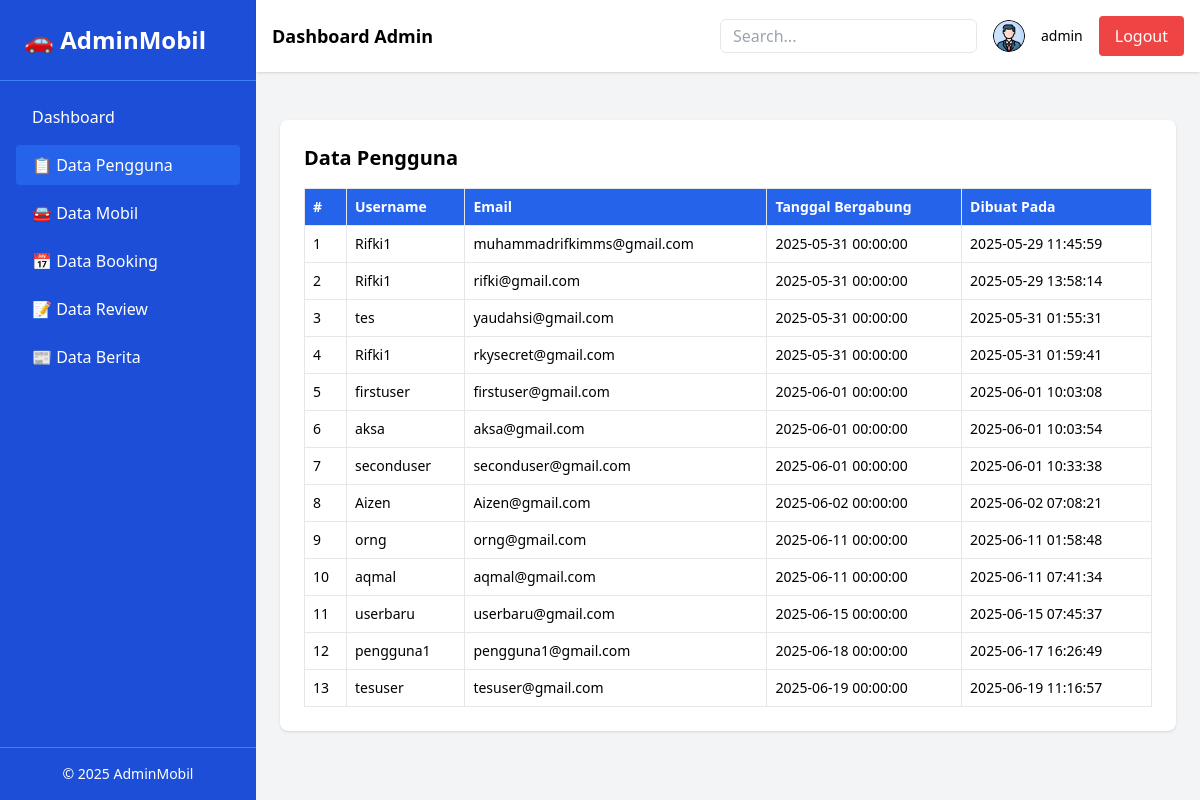
Page /admin/dataPengguna.php (signed in) on the committed database.
### tables this page shows
CREATE TABLE `users` (
  `id` int(11) NOT NULL,
  `username` varchar(50) NOT NULL,
  `email` varchar(100) NOT NULL,
  `contact` varchar(20) DEFAULT '-',
  `join_date` timestamp NOT NULL DEFAULT current_timestamp(),
  `password` varchar(255) NOT NULL,
  `created_at` timestamp NOT NULL DEFAULT current_timestamp()
);

### admin/dataPengguna.php (the view, shortened to what this page needs)
<?php
$koneksi = new mysqli("localhost", "root", "", "showroom");
$result = $koneksi->query("SELECT * FROM users");
?>
<!DOCTYPE html>
<html lang="id">
<head>
  <script src="https://cdn.tailwindcss.com"></script>
  <link rel="stylesheet" href="https://cdnjs.cloudflare.com/ajax/libs/font-awesome/6.5.0/css/all.min.css">
</head>
<body class="bg-gray-100 min-h-screen">
  <div class="flex min-h-screen">
    <aside class="w-64 bg-blue-700 text-white flex flex-col">
      <div class="p-6 text-2xl font-bold border-b border-blue-500">🚗 AdminMobil</div>
      <nav class="flex-1 p-4 space-y-2">
        <a href="dashboardAdmin.php" class="block px-4 py-2 rounded hover:bg-blue-600">Dashboard</a>
        <a href="dataPengguna.php" class="block px-4 py-2 rounded bg-blue-600">📋 Data Pengguna</a>
        <a href="dataMobil.php" class="block px-4 py-2 rounded hover:bg-blue-600">🚘 Data Mobil</a>
        <a href="dataBooking.php" class="block px-4 py-2 rounded hover:bg-blue-600">📅 Data Booking</a>
        <a href="dataReview.php" class="block px-4 py-2 rounded hover:bg-blue-600">📝 Data Review</a>
        <a href="dataBerita.php" class="block px-4 py-2 rounded hover:bg-blue-600">📰 Data Berita</a>
      </nav>
      <div class="p-4 text-sm text-center border-t border-blue-500">&copy; 2025 AdminMobil</div>
    </aside>
    <div class="flex-1 flex flex-col">
      <header class="bg-white p-4 shadow flex justify-between items-center mb-6">
        <div class="text-lg font-semibold">Dashboard Admin</div>
        <div class="flex items-center space-x-4">
          <input type="text" placeholder="Search..." class="px-3 py-1 border rounded-md" />
          <img src="assets/img/logo.png" alt="Admin" class="w-8 h-8 rounded-full" />
          <span class="text-sm"><?= htmlspecialchars($_SESSION['admin_username']) ?></span>
          <button id="btn-logout" class="px-4 py-2 rounded bg-red-500 hover:bg-red-600 text-white">Logout</button>
        </div>
      </header>
      <main class="p-6 overflow-auto">
        <div class="bg-white shadow rounded-lg p-6">
          <div class="flex justify-between items-center mb-4">
            <h2 class="text-xl font-semibold">Data Pengguna</h2>
          </div>
          <div class="overflow-x-auto">
            <table class="min-w-full text-sm text-left border border-gray-200">
              <thead class="bg-blue-600 text-white">
                <tr>
                  <th class="p-2 border">#</th>
                  <th class="p-2 border">Username</th>
                  <th class="p-2 border">Email</th>
                  <th class="p-2 border">Tanggal Bergabung</th>
                  <th class="p-2 border">Dibuat Pada</th>
                </tr>
              </thead>
              <tbody>
                <?php $no = 1; while ($row = $result->fetch_assoc()): ?>
                  <tr class="hover:bg-gray-100">
                    <td class="p-2 border"><?= $no++ ?></td>
                    <td class="p-2 border"><?= htmlspecialchars($row['username']) ?></td>
                    <td class="p-2 border"><?= htmlspecialchars($row['email']) ?></td>
                    <td class="p-2 border"><?= htmlspecialchars($row['join_date']) ?></td>
                    <td class="p-2 border"><?= htmlspecialchars($row['created_at']) ?></td>
                  </tr>
                <?php endwhile; ?>
              </tbody>
            </table>
          </div>
        </div>
      </main>
    </div>
  </div>
</body>
</html>

### rows in the picture
users: username "Rifki1", email "muhammadrifkimms@gmail.com", join_date "2025-05-31 00:00:00", created_at "2025-05-29 11:45:59"
users: username "Rifki1", email "rifki@gmail.com", join_date "2025-05-31 00:00:00", created_at "2025-05-29 13:58:14"
users: username "tes", email "yaudahsi@gmail.com", join_date "2025-05-31 00:00:00", created_at "2025-05-31 01:55:31"
users: username "Rifki1", email "rkysecret@gmail.com", join_date "2025-05-31 00:00:00", created_at "2025-05-31 01:59:41"
users: username "firstuser", email "firstuser@gmail.com", join_date "2025-06-01 00:00:00", created_at "2025-06-01 10:03:08"
users: username "aksa", email "aksa@gmail.com", join_date "2025-06-01 00:00:00", created_at "2025-06-01 10:03:54"
users: username "seconduser", email "seconduser@gmail.com", join_date "2025-06-01 00:00:00", created_at "2025-06-01 10:33:38"
users: username "Aizen", email "Aizen@gmail.com", join_date "2025-06-02 00:00:00", created_at "2025-06-02 07:08:21"
users: username "orng", email "orng@gmail.com", join_date "2025-06-11 00:00:00", created_at "2025-06-11 01:58:48"
users: username "aqmal", email "aqmal@gmail.com", join_date "2025-06-11 00:00:00", created_at "2025-06-11 07:41:34"
users: username "userbaru", email "userbaru@gmail.com", join_date "2025-06-15 00:00:00", created_at "2025-06-15 07:45:37"
users: username "pengguna1", email "pengguna1@gmail.com", join_date "2025-06-18 00:00:00", created_at "2025-06-17 16:26:49"
users: username "tesuser", email "tesuser@gmail.com", join_date "2025-06-19 00:00:00", created_at "2025-06-19 11:16:57"

### other values in the picture
$_SESSION['admin_username'] "admin"
